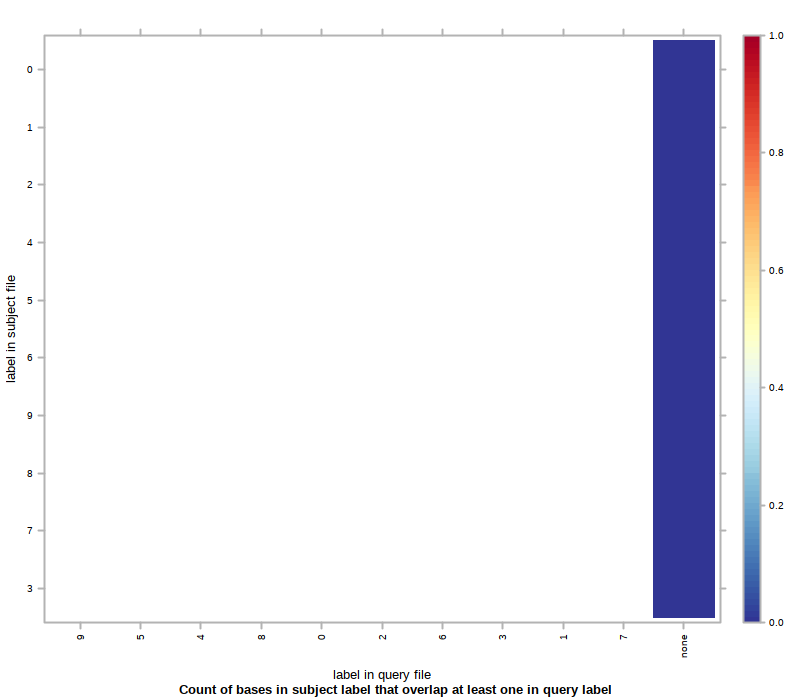

Recreate this plot in R.
#!/usr/bin/env Rscript
## transcript produced by Segtools 1.1.14

segtools.r.dirname <-
  system2("python",
          c("-c", "'import segtools; print segtools.get_r_dirname()'"),
          stdout = TRUE)

source(file.path(segtools.r.dirname, 'common.R'))
source(file.path(segtools.r.dirname, 'overlap.R'))
save.overlap.performance('./seg34r8/overlap-ordered', 'overlap.performance', './seg34r8/overlap-ordered/overlap.tab', row.normalize = 'FALSE', mnemonic_file = './seg34r8/overlap-direct/mnemonics1_new.txt', clobber = FALSE, col_mnemonic_file = './seg34r8/overlap-direct/mnemonics2_new.txt')
save.overlap.heatmap('./seg34r8/overlap-ordered', 'overlap', './seg34r8/overlap-ordered/overlap.tab', clobber = FALSE, col_mnemonic_file = './seg34r8/overlap-direct/mnemonics2_new.txt', cluster = FALSE, max_contrast = FALSE, row.normalize = 'FALSE', mnemonic_file = './seg34r8/overlap-direct/mnemonics1_new.txt')
